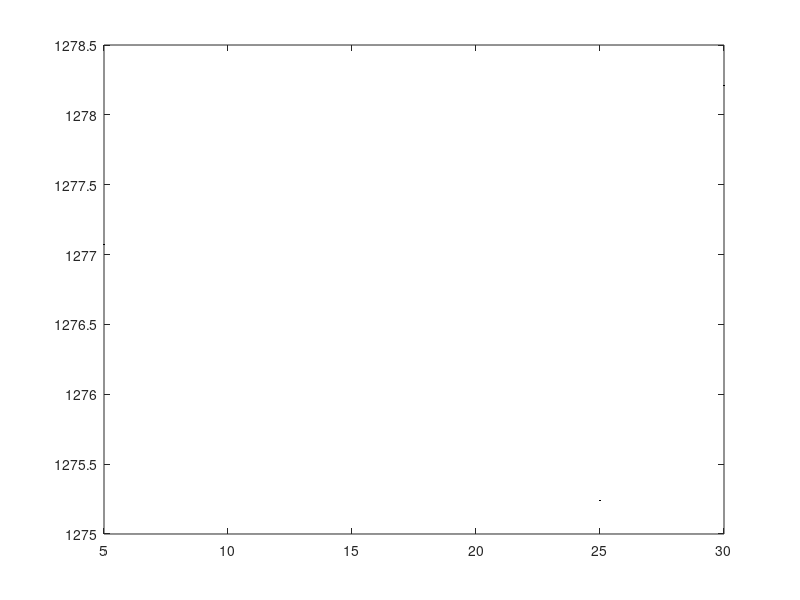

MATLAB code for this plot: (Note: this script raises an error after producing the figure.)
A=[5 10 15 20 25 30];
T=[12770.7 12759.3 12754.3 12751 12752.4 12782.1]/10;
plot(A,T,'.black','MarkerSize',1);
hold on;
uncertainty(A,T,0.1,1,'b');
hold off;
axis([0 33 1000 1500]);
xlabel('A/cm');
ylabel('T/ms');